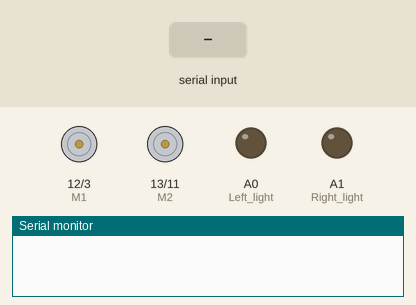
This sketch was run on a simulated Arduino Uno, built with avr-gcc and run on an emulated ATmega328P. Parts: direction and speed pins drawn as motors (green arrow = direction pin HIGH = forward, orange = LOW = backward, longer = more drive), output pins drawn as LEDs (lit = HIGH), the last lines printed to the serial monitor. Inputs (shaded band) come from the test bench.

Above: at 1.2 s.
1.3 s: "F" received over Serial
At 1.7 s:
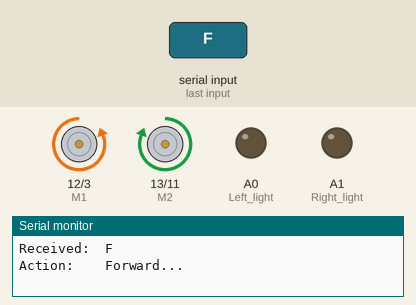
2.8 s: "R" received over Serial
At 4.0 s:
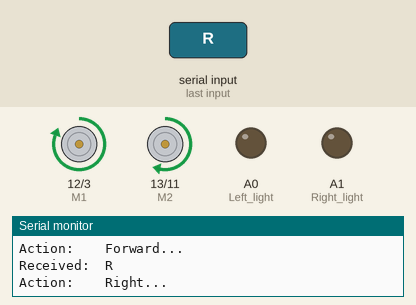
4.3 s: "L" received over Serial
At 5.2 s:
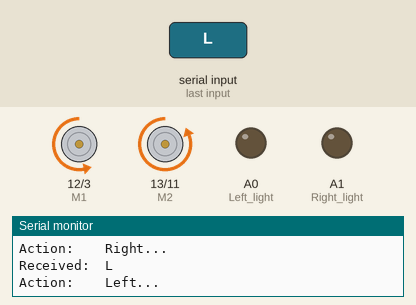
5.8 s: "B" received over Serial
At 6.3 s:
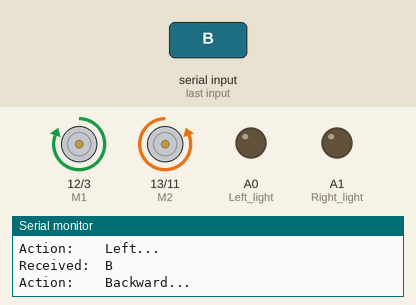
7.3 s: "S" received over Serial
At 8.5 s:
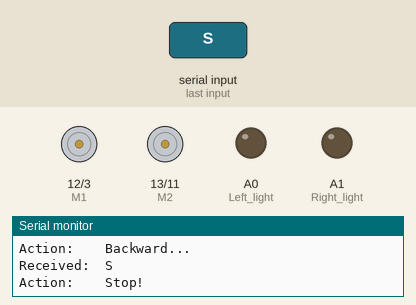
8.8 s: "W" received over Serial
At 9.8 s:
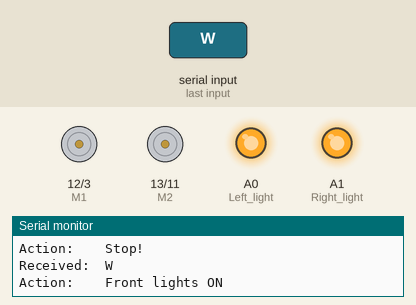
Timing chart, 0 to 11.3 s (numbered marks = the images above; inputs shaded):
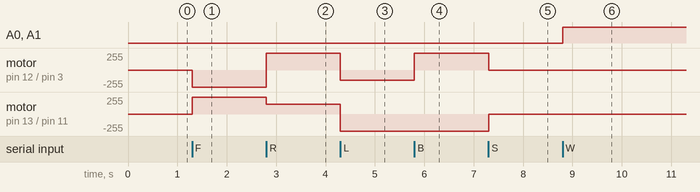

The sketch:

AcidBot_bluetooth.ino
```cpp
// (licence header left out)
#include <Arduino.h> //Now a PlatformIO project :)

#define M1 12 // Right wheel
#define M2 13 // Left wheel
#define E1 3  // Right wheel speed control
#define E2 11 // Left wheel speed control

int comm;

void accControlConfig() {  // Accessories config (Shield IO)
    pinMode(A0, OUTPUT);     // Left light
    pinMode(A1, OUTPUT);     // Right light
}

void motorControlConfig(void) { // Motor pinout config (Shield IO)
    pinMode(M1, OUTPUT);
    pinMode(M2, OUTPUT);
    pinMode(E1, OUTPUT);
    pinMode(E2, OUTPUT);
}

void forward(void) {       // Move forward
    digitalWrite(M1, LOW);   // Both left and right wheel move forward
    digitalWrite(M2, HIGH);
    analogWrite(E1, 255);
    analogWrite(E2, 255);
}

void backward(void) {      // Move backward
    digitalWrite(M1, HIGH);  // Both left and right wheel move backward
    digitalWrite(M2, LOW);
    analogWrite(E1, 255);
    analogWrite(E2, 255);
}

void right(void) {         // Turn right
    digitalWrite(M1, HIGH);  // Left wheel moves forward
    digitalWrite(M2, HIGH);  // Right wheel moves backward
    analogWrite(E1, 255);
    analogWrite(E2, 150);
}

void left(void) {          // Turn left
    digitalWrite(M1, LOW);   // Left wheel moves backward
    digitalWrite(M2, LOW);   // Right wheel moves forward
    analogWrite(E1, 150);
    analogWrite(E2, 255);
}

void stop_(void) {         // Stop
    analogWrite(E1, 0);      // Useless set motor direction
    analogWrite(E2, 0);      // Both left and right wheel stop
}

void lightsOn(void) {
    digitalWrite(A0, HIGH);
    digitalWrite(A1, HIGH);
}

void lightsOff(void) {
    digitalWrite(A0, LOW);
    digitalWrite(A1, LOW);
}

void setup() {
    Serial.begin(9600);      // Ready for bluetooth data
    motorControlConfig();    // Motor init (Shield IO)
    accControlConfig();      // Accessories init (lights, horn, etc).
    stop_();
}

void loop() {
    comm = Serial.read();    // Get bluetooth/serial input
    if (comm != -1) {        // If not "nothing", echo received input
        Serial.print("\nReceived:\t");
        Serial.print(char(comm));
        Serial.print("\nAction:\t\t");
    }
    switch (comm) {
        case 'F':
            Serial.print("Forward...");
            forward();
            break;
        case 'R':
            Serial.print("Right...");
            right();
            break;
        case 'L':
            Serial.print("Left...");
            left();
            break;
        case 'B':
            Serial.print("Backward...");
            backward();
            break;
        case 'S':
            Serial.print("Stop!");
            stop_();
            break;
        case 'W':
            Serial.print("Front lights ON");
            lightsOn();
            break;
        case 'w':
            Serial.print("Front lights OFF");
            lightsOff();
            break;
        case 'U':
        case 'u':
        case 'V':
        case 'v':
        case 'X':
        case 'x':
            Serial.println("Not implemented yet.");
            break;
    }
}
```

Measured:
- after the input at 1.3 s, motor on pin 12 (M1) / pin 3 (E1): stopped → backward 255/255 at once; motor on pin 13 (M2) / pin 11 (E2): stopped → forward 255/255 at once
- after the input at 2.8 s, motor on pin 12 (M1) / pin 3 (E1): backward 255/255 → forward 255/255 at once; motor on pin 13 (M2) / pin 11 (E2): forward 255/255 → forward 150/255 at once
- after the input at 4.3 s, motor on pin 12 (M1) / pin 3 (E1): forward 255/255 → backward 150/255 at once; motor on pin 13 (M2) / pin 11 (E2): forward 150/255 → backward 255/255 at once
- after the input at 5.8 s, motor on pin 12 (M1) / pin 3 (E1): backward 150/255 → forward 255/255 at once
- after the input at 7.3 s, motor on pin 12 (M1) / pin 3 (E1): forward 255/255 → stopped at once; motor on pin 13 (M2) / pin 11 (E2): backward 255/255 → stopped at once
- after the input at 8.8 s, A0 (Left_light), A1 (Right_light): LOW → HIGH at once
